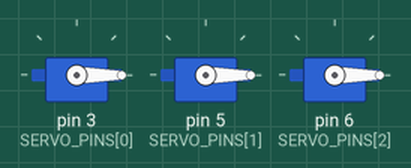
Simulated run of this sketch. Board: Arduino Uno, built with avr-gcc and run on an emulated ATmega328P. Shown: 3 × servo.

Above: at 0.05 s.
At 1.55 s:
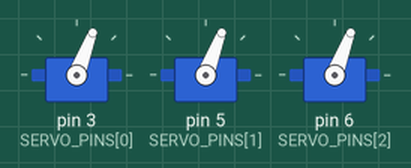
At 2.2 s:
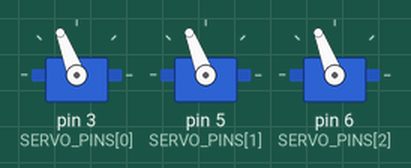
At 3.05 s:
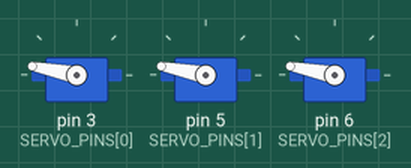
At 4.55 s:
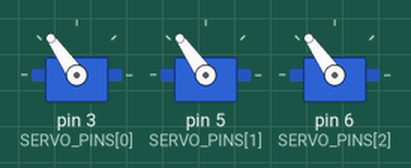
At 6.1 s:
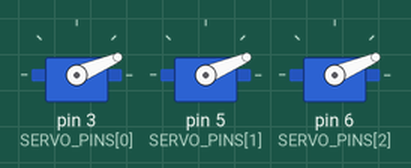
Timing chart, 0 to 8.3 s (numbered marks = the images above):
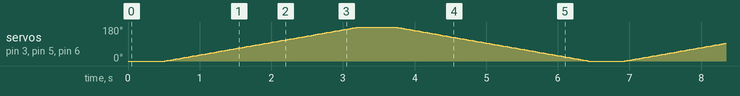

The sketch:

sketch.ino
```cpp
// 3 servo quay đồng bộ 0° <-> 180° – Arduino Uno
// Mạch (dây cam = tín hiệu):
//   Servo 1 (tay tím)   -> chân 3
//   Servo 2 (tay trắng) -> chân 5
//   Servo 3 (tay cam)   -> chân 6
//   Dây đỏ của cả 3 servo -> 5V (hoặc nguồn 5V riêng), dây nâu -> GND
//   KHÔNG cắm dây đỏ vào Vin hay 3.3V (xem README)

#include <Servo.h>

const uint8_t SERVO_PINS[]  = {3, 5, 6};
const uint8_t SERVO_COUNT   = sizeof(SERVO_PINS) / sizeof(SERVO_PINS[0]);

const int MIN_ANGLE = 0;
const int MAX_ANGLE = 180;
const unsigned long STEP_MS = 15;    // mỗi 15 ms quay 1 độ -> khoảng 2,7 giây cho 180°
const unsigned long HOLD_MS = 500;   // dừng 0,5 giây ở mỗi đầu trước khi quay ngược

Servo servos[SERVO_COUNT];
int angle = MIN_ANGLE;               // góc chung của cả 3 servo
int direction = 1;                   // +1: quay tới 180°, -1: quay về 0°
unsigned long lastStepMs = 0;
bool holding = true;                 // đang dừng ở một đầu
unsigned long holdStartMs = 0;

// Gửi cùng một góc cho tất cả servo trong cùng một lượt
void writeAll(int a) {
  for (uint8_t i = 0; i < SERVO_COUNT; i++) {
    servos[i].write(a);
  }
}

void setup() {
  for (uint8_t i = 0; i < SERVO_COUNT; i++) {
    servos[i].attach(SERVO_PINS[i]);
  }
  writeAll(angle);                   // đưa cả 3 servo về 0° khi khởi động
  holdStartMs = millis();
}

void loop() {
  unsigned long now = millis();

  // Đang dừng ở đầu hành trình -> chờ đủ HOLD_MS rồi mới quay tiếp
  if (holding) {
    if (now - holdStartMs >= HOLD_MS) {
      holding = false;
      lastStepMs = now;
    }
    return;
  }

  // Mỗi STEP_MS cả 3 servo cùng quay thêm 1 độ theo hướng hiện tại
  if (now - lastStepMs >= STEP_MS) {
    lastStepMs = now;
    angle += direction;
    writeAll(angle);

    // Chạm 0° hoặc 180° -> đổi hướng và dừng một nhịp
    if (angle >= MAX_ANGLE || angle <= MIN_ANGLE) {
      direction = -direction;
      holding = true;
      holdStartMs = now;
    }
  }
}
```
